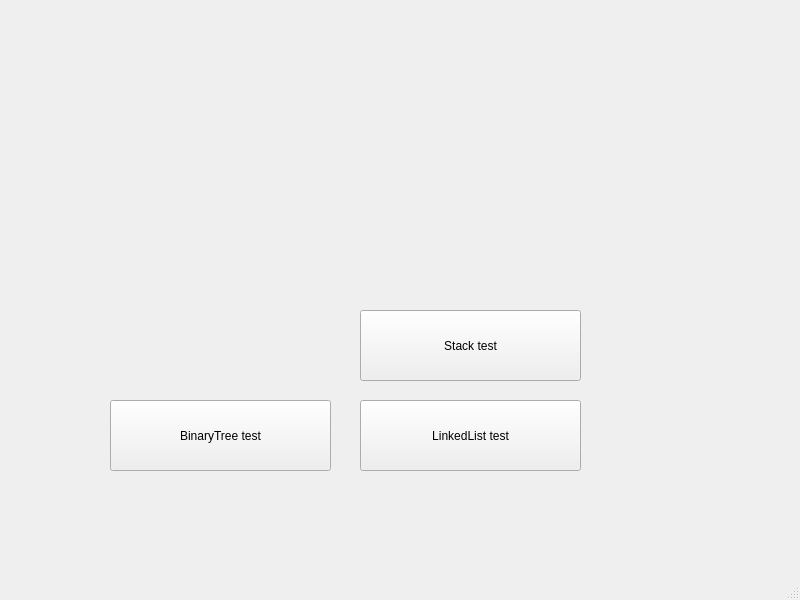
<?xml version="1.0" encoding="UTF-8"?>
<ui version="4.0">
 <class>MainWindow</class>
 <widget class="QMainWindow" name="MainWindow">
  <property name="geometry">
   <rect>
    <x>0</x>
    <y>0</y>
    <width>800</width>
    <height>600</height>
   </rect>
  </property>
  <property name="windowTitle">
   <string>MainWindow</string>
  </property>
  <widget class="QWidget" name="centralwidget">
   <widget class="QPushButton" name="linked_list_test_button">
    <property name="geometry">
     <rect>
      <x>360</x>
      <y>400</y>
      <width>221</width>
      <height>71</height>
     </rect>
    </property>
    <property name="text">
     <string>LinkedList test</string>
    </property>
   </widget>
   <widget class="QPushButton" name="binary_tree_test_button">
    <property name="geometry">
     <rect>
      <x>110</x>
      <y>400</y>
      <width>221</width>
      <height>71</height>
     </rect>
    </property>
    <property name="text">
     <string>BinaryTree test</string>
    </property>
   </widget>
   <widget class="QPushButton" name="stack_test_button">
    <property name="geometry">
     <rect>
      <x>360</x>
      <y>310</y>
      <width>221</width>
      <height>71</height>
     </rect>
    </property>
    <property name="text">
     <string>Stack test</string>
    </property>
   </widget>
  </widget>
  <widget class="QMenuBar" name="menubar">
   <property name="geometry">
    <rect>
     <x>0</x>
     <y>0</y>
     <width>800</width>
     <height>26</height>
    </rect>
   </property>
  </widget>
  <widget class="QStatusBar" name="statusbar"/>
 </widget>
 <resources/>
 <connections/>
</ui>
